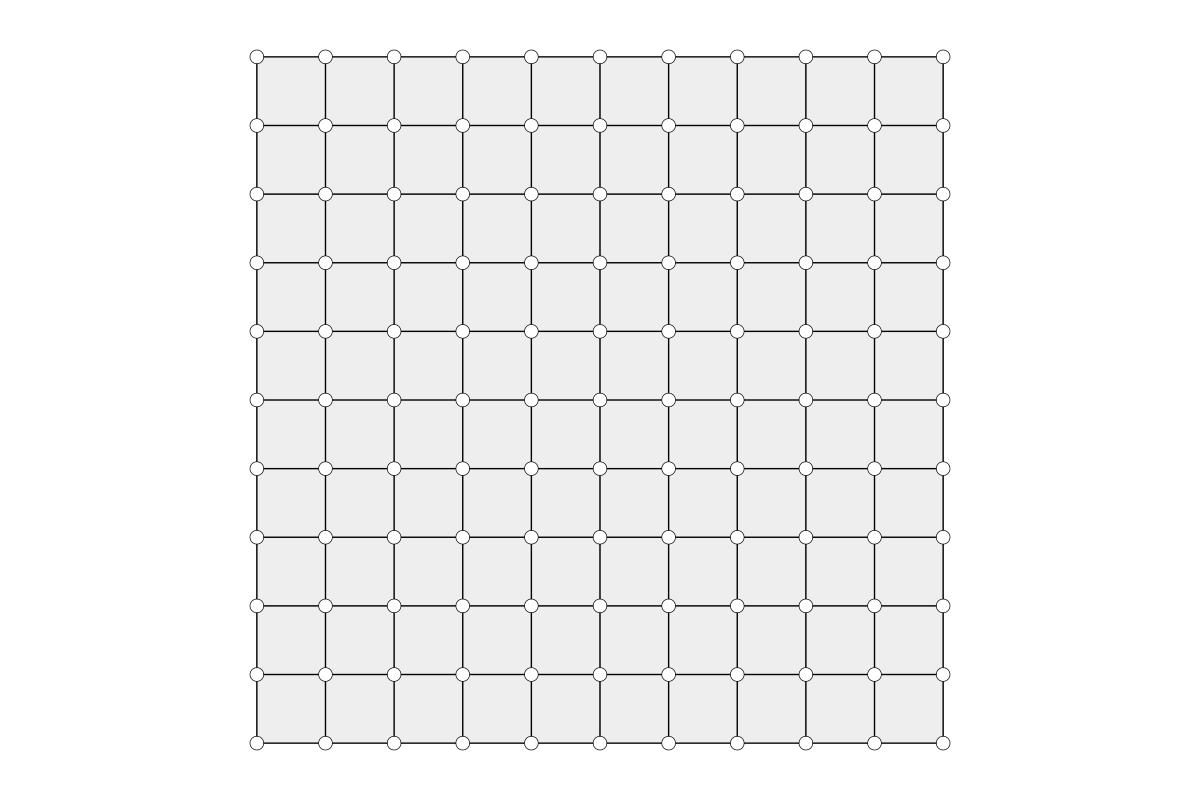

Write Python code to recreate this figure.
import compas_tna

from compas_tna.diagrams import FormDiagram

FILE = compas_tna.get('tutorial/rhinomesh.obj')

form = FormDiagram.from_obj(FILE)

form.plot()
